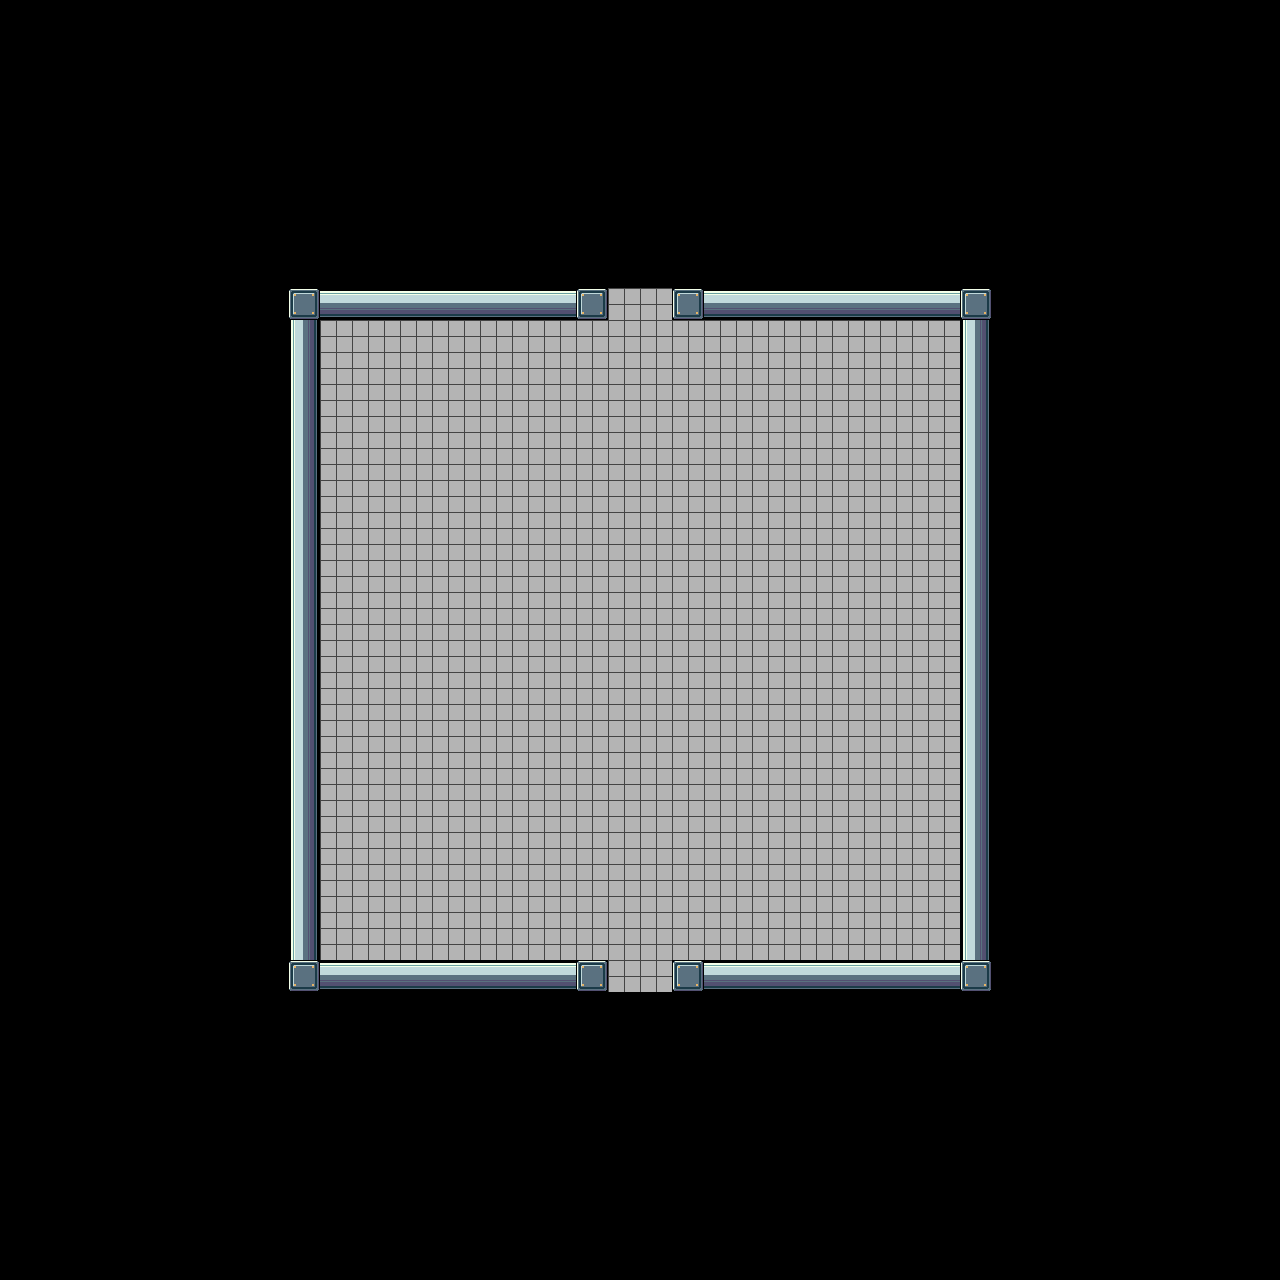

This is a level from a 2D game, rendered from its Tiled map with the project's own tilesets. A one-line summary and the map file follow, with tile-layer data summarised:
An orthogonal 80x80 tile map with 16x16 px tiles, 1 tile layer (background), 1 hidden layer not drawn, 3 tilesets and 10 objects (2x exit_area, zone_a6, zone_a5, zone_a4, zone_a3, ...).

<map version="1.8" tiledversion="1.8.2" orientation="orthogonal" renderorder="right-down" width="80" height="80" tilewidth="16" tileheight="16" infinite="0" nextlayerid="21" nextobjectid="71">
 <tileset firstgid="1" source="hackceler_test.tsx" />
 <tileset firstgid="121" source="../levels/water/water_tileset.tsx" />
 <tileset firstgid="1321" source="../objects/spikes.tsx" />
 <layer id="1" name="background" width="80" height="80">
  <data>[6400 cells, 6400 non-empty, 8 distinct tile ids]</data>
 </layer>
 <layer id="20" name="spikes" width="80" height="80" visible="0">
  <properties>
   <property name="rng" type="bool" value="true" />
  </properties>
  <data>[6400 cells, 60 non-empty, 1 distinct tile ids]</data>
 </layer>
 <objectgroup id="5" name="Interactions">
  <object id="44" name="exit_area" x="560" y="992" width="160" height="32" />
 </objectgroup>
 <objectgroup id="4" name="walls">
  <object id="51" name="zone_a6" x="287.7" y="287.706" width="321.418" height="32" />
  <object id="43" name="zone_a5" x="672" y="960" width="320.179" height="32" />
  <object id="50" name="zone_a4" x="673.118" y="287.706" width="320.179" height="32" />
  <object id="45" name="zone_a3" x="960" y="320" width="32" height="640" />
  <object id="17" name="zone_a2" x="287.724" y="319.434" width="32" height="639.894" />
  <object id="41" name="zone_a1" x="286.582" y="960" width="321.418" height="32" />
  <object id="49" name="exit_area" x="559.986" y="255.455" width="160" height="32" />
 </objectgroup>
 <objectgroup id="3" name="Player" offsetx="1.95861" offsety="-0.652869">
  <object id="4" name="Player" type="Player" x="640" y="930">
   <point />
  </object>
  <object id="68" name="item_boots" x="640" y="400">
   <properties>
    <property name="display_name" value="Boots" />
    <property name="wearable" type="bool" value="true" />
   </properties>
   <point />
  </object>
 </objectgroup>
</map>
